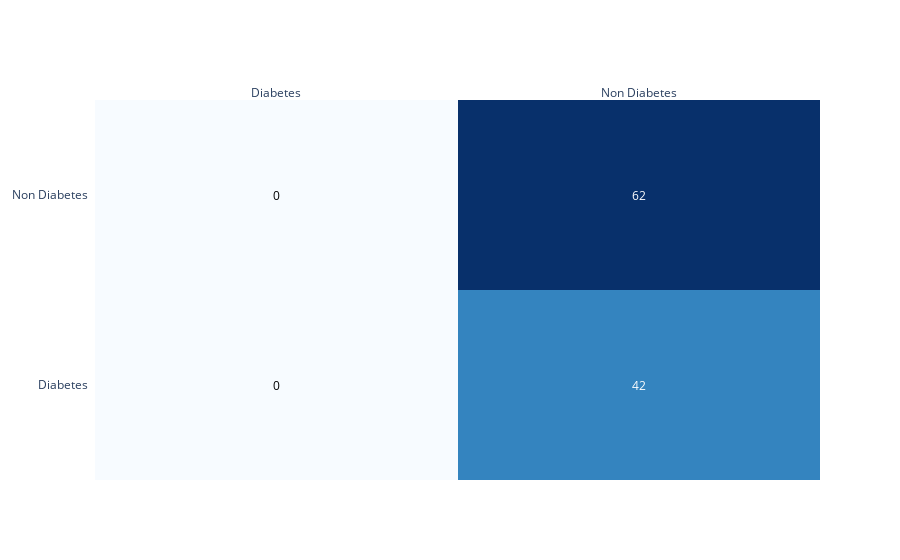

Write notebook code for a chart like this one.
### Code cell
# Create confusion matrix
labels = ['Diabetes','Non Diabetes']
fig = ff.create_annotated_heatmap(cm, x = labels, y = labels,colorscale='blues')
fig.show()

### Figure 1 — Plotly figure (JSON) as saved in the notebook; plotly's stock layout.template omitted (floating-point values rounded to 4 significant figures)
{"data": [{"colorscale": [[0, "rgb(247,251,255)"], [0.125, "rgb(222,235,247)"], [0.25, "rgb(198,219,239)"], [0.375, "rgb(158,202,225)"], [0.5, "rgb(107,174,214)"], [0.625, "rgb(66,146,198)"], [0.75, "rgb(33,113,181)"], [0.875, "rgb(8,81,156)"], [1, "rgb(8,48,107)"]], "reversescale": false, "showscale": false, "type": "heatmap", "x": ["Diabetes", "Non Diabetes"], "y": ["Diabetes", "Non Diabetes"], "z": [[0, 42], [0, 62]]}], "layout": {"annotations": [{"font": {"color": "#000000"}, "showarrow": false, "text": "0", "x": "Diabetes", "xref": "x", "y": "Diabetes", "yref": "y"}, {"font": {"color": "#FFFFFF"}, "showarrow": false, "text": "42", "x": "Non Diabetes", "xref": "x", "y": "Diabetes", "yref": "y"}, {"font": {"color": "#000000"}, "showarrow": false, "text": "0", "x": "Diabetes", "xref": "x", "y": "Non Diabetes", "yref": "y"}, {"font": {"color": "#FFFFFF"}, "showarrow": false, "text": "62", "x": "Non Diabetes", "xref": "x", "y": "Non Diabetes", "yref": "y"}], "xaxis": {"dtick": 1, "gridcolor": "rgb(0, 0, 0)", "side": "top", "ticks": ""}, "yaxis": {"dtick": 1, "ticks": "", "ticksuffix": "  "}}}
